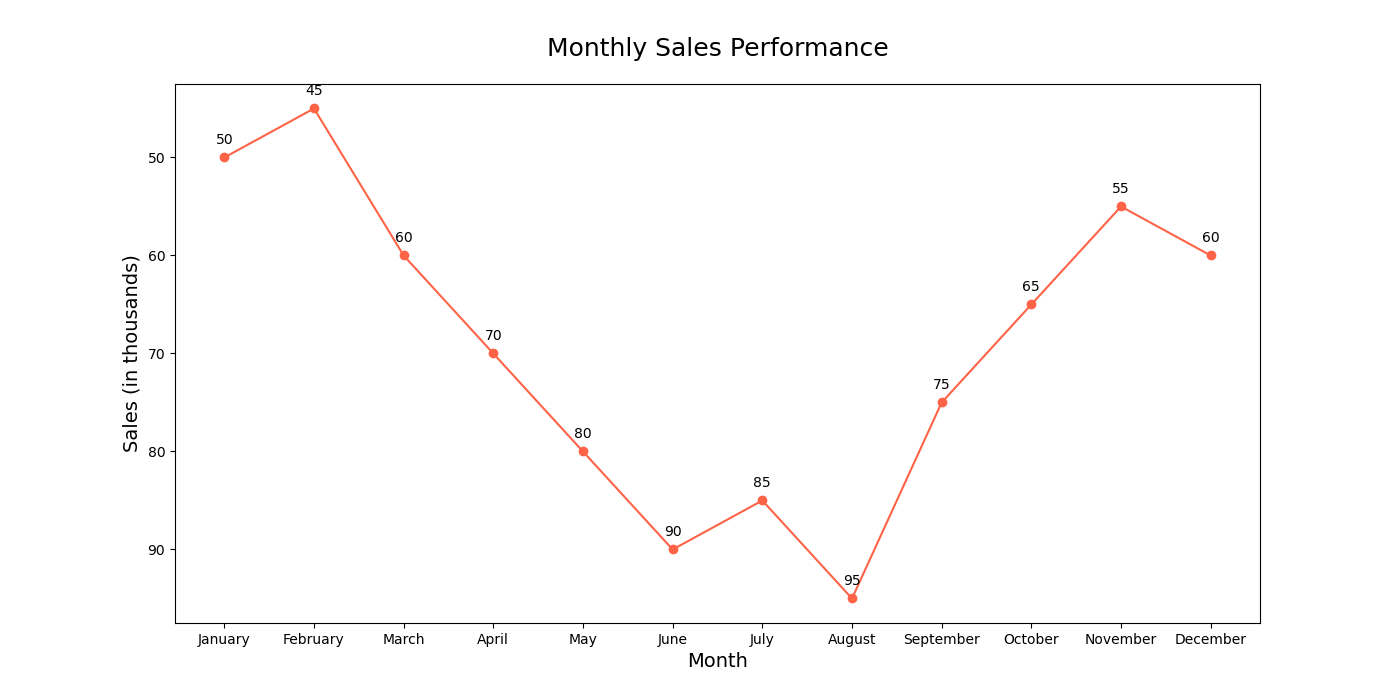

The Python source for this figure:

import matplotlib.pyplot as plt

# Data for plotting
months = ['January', 'February', 'March', 'April', 'May', 'June', 'July', 'August', 'September', 'October', 'November', 'December']
sales = [50, 45, 60, 70, 80, 90, 85, 95, 75, 65, 55, 60]

# Create a new figure with specific width and height
plt.figure(figsize=(14, 7))

# Plotting the line chart with a specific color scheme
plt.plot(months, sales, marker='o', linestyle='-', color='#FF6347')  # Tomato color

# Assign annotations/labels to specific data points to provide additional information
for i, sale in enumerate(sales):
    plt.annotate(str(sale), xy=(months[i], sale), xytext=(0, 10), textcoords='offset points', ha='center')

# Modify the chart title and labels
plt.title('Monthly Sales Performance', fontsize=18, pad=20)
plt.xlabel('Month', fontsize=14)
plt.ylabel('Sales (in thousands)', fontsize=14)

# Invert y-axis
plt.gca().invert_yaxis()

# Show the plot
plt.show()
